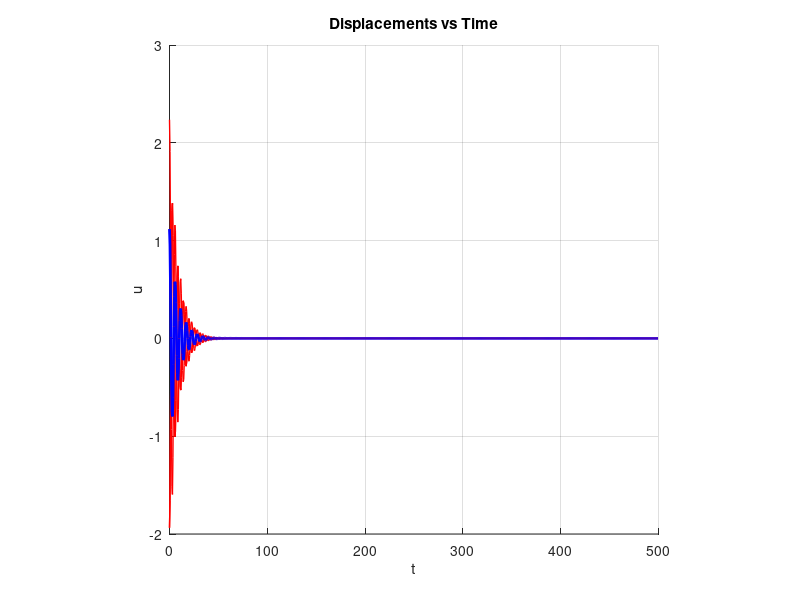

This chart was generated by the following MATLAB code:
%   *--------------------------------------------------------------*
%   |  N DOF Vibration Problem.                                    |  
%   |    This program computes the motion of an N-DOF spring       |
%   |    mass system. The goal of this code are as follows:        |
%   |      1. NDOF shear building geometry                         |
%   |      2. Elasto-plastic elements                              |                                                  
%   |      3. Modal linear damping model                           |                                                  
%   |      4. Free vibration in natural modes                      |                                                  
%   |      5. Forced sinusoidal excitation at any story level      |                                                  
%   |      6. (Fake) Earthquake ground motion excitation           |                                                  
%   *--------------------------------------------------------------*

      clear; clc;
      
%.... Print Banner
      fprintf('%s\n','*----------------------------------------------*')
      fprintf('%s\n','|                 N-DOF Strutural Vibration    |')
      fprintf('%s\n','|                           Michael Justice    |')
      fprintf('%s\n','|                                  (Bridge)    |')
      fprintf('%s\n','|                                              |')
      fprintf('%s\n','|              Original Version: 03.11.2013    |')
      fprintf('%s\n','|                 Latest Update: 02.25.2015    |')
      fprintf('%s\n','*----------------------------------------------*')
      
%---- INPUT PROBLEM DATA ------------------------------------------------*
      nbodies = 5;                % number of masses in system
%---- Start and end times for anaysis -----------------------------------*      
      to = 0.0;                   % Initial time (usu. zero)
      tf = 500.0;                 % Final time
      t = to;                      
      plotmax = 10;               % max and min x value for plot range
%---- Mass, stiffness, damping, length multipliers ----------------------*
      Mo = 15.0;                  % Mass scaling value
      Ko = 5.0;                   % Stiffness scaling value
      Xi = 0.1;                  % Damping ratio scaling value
      So = 1.2;                   % Yield scaling value
      Lo = 1.0;                   % basic length of springs (usually 1)
%---- Forcing function parameters ---------------------------------------*      
      Fo1 = 0;                    % Constant forcing function
      Fo2 = 0;                    % Amplitude of forcing function
      Fwo = 0.333;                % Frequency of forcing function
      FDOF = 5;                   % DOF to put forcing function
      FDOF = min(FDOF, nbodies);  % reset value if greater than nbodies
%---- Initial displacement and velocity multipliers ---------------------*
      Xo = 0.0;                   % Initial displacement scale
      Vo = 0.0;                   % Initial velocity scale
      mode = 5;                   % 1 < mode < nbodies
%---- Fake Earthquake motion --------------------------------------------*
      E00 = 0.1;                  % Damping factor for Eq acceleration
      E01 = 0.15;                 % Damping factor for Eq acceleration
      E11 = 0.05;                 % Amplitude for component 1
      E21 = 0.1;                  % Amplitude for component 2
      E31 = 0.2;                  % Amplitude for component 3
      E41 = 0.1;                  % Amplitude for component 4
      E12 = 1.0;                  % Frequency for component 1
      E22 = 3.0;                  % Frequency for component 2
      E32 = 7.0;                  % Frequency for component 3
      E42 = 15.0;                 % Frequency for component 4
      EVo = -0.00141;                 % Initial ground velocity
      tD  = 50;                   % Duration of earthquake
      earthquake = 0;             % =1 create earthquake force
%------------------------------------------------------------------------*

%.... Set which figures to do (1=yes, 0=no)      
      dofig1 = 1;                 % N displacements vs. time
      dofig2 = 0;                 % N velocities vs. time 
      dofig3 = 0;                 % N accelerations vs. time
      dofig4 = 0;                 % static animation in 3D (time is 3rd D)
      dofig5 = 1;                 % animation of motion
        replay =0;                % =1 query to replay movie
        makemovie = 0;            % write Npend.avi file for movie 
      dofig6 = 0;                 % plot ground acceleration  
      dofig7 = 0;                 % slectively plot mode shapes  
      dofig8 = 0;                 % plot ground displacement  
      dofig9 = 0;                 % plot force vs. displacement  
      
%.... Numerical analysis parameters
      dt     = 0.01;              % analysis time step
      beta   = 0.5;               % Numark Method parameter
      eta    = dt^2*(1/2 - beta); % time integration parameter
      gamma   = 0.25;             % Numark Method parameter
      zeta   = dt*(1 - gamma);    % time integration parameter        
      nsteps = ceil((tf-to)/dt);  % number of time steps in analysis
      tf     = nsteps*dt;         % adjust final time to discrete times
      tol    = 10e-8;             % Newton iteration tolerance
      itmax  = 10;                % maximum allowable Newton iterations      
      
%.... Initialize properties to constant arrays
      model = 0;                  % =1 For model 
      mass  = Mo*ones(nbodies,1); % story mass       
      stiff = Ko*ones(nbodies+1,1); % story (or spring) stiffness
      damp  = Xi*ones(nbodies,1); % modal damping
      xo    = Xo*ones(nbodies,1); % initial displacement
      vo    = Vo*ones(nbodies,1); % initial velocity
      Si    = So*ones(nbodies,1); % yeild
      Eqxold = 0;
      Eqvold = EVo;
      
%.... Establish the form of the applied force for the sinusoidal force at
%     a certain level of the structure.  
      force = zeros(nbodies,1);
      force = Fo1 + Fo2*sin(Fwo*t)*ones(nbodies,1);
      
%.... Compute the distribution of properties according to model
%     You may want to provide a better description of the distribution
%     of the properties. Put your modeling code here.
      if model == 1;   
        for  i = 1:nbodies
             mass(i) = Mo/(i);
             force(i) = Fo1*((i)+(i-1)*0.1);
        end
        for i = 1:nbodies+1
             stiff(i) = Ko/(i);
        end
      end
%.... Lay out the initial (vertical) positions of each mass for the 
%     purposes of plotting the structure.
      xpo = Lo*ones(nbodies,1);
      for i=2:nbodies
        xpo(i) = xpo(i-1) + Lo;   % initial positions
      end
      
%.... Compute elastic stiffness matrix. The elastic stiffness is needed
%     to initialize the properties for the computation of the initial 
%     accelerations and to solve the eigenvalue problem to get the mode
%     shapes and frequencies. These can be used to compute the damping
%     matrix. It is a good idea to initialize arrays with the "zeros" 
%     command so that MATLAB does not think you are changing the size.
      K = zeros(nbodies,nbodies); 
      
%.... For the diagonals...
      for i = 1:nbodies
         for j = 1:nbodies
            if i == j 
               K(i,j) = stiff(i) + stiff(i+1);
            end      
         end
      end
 
 %.... For the off diagonals...
      for i = 1:nbodies
         for j = 1:nbodies
            if i == (j - 1)
               K(i,j) = -stiff(j);
            elseif i == (j + 1)
               K(i,j) = -stiff(i);
            end
         end
      end
 
%.... Compute the mass matrix. Same as above for K, except for mass
      M = zeros(nbodies,nbodies);     
      M = diag(mass);
            
%.... Establish the shape of the earthquake equivalent force vector      
      forceq = zeros(nbodies,1);
      if (earthquake==1)
          forceq = ones(nbodies,1);
          forceq = -M*forceq;
      end
    
%.... Compute natrual frequencies and mode shapes. Note that "freq" and 
%     "period" are output quantities when inputs are echoed.
      freq = zeros(nbodies,1);
      period = zeros(nbodies,1);
      [V,D] = eig(K,M);

      Freq = sqrt(D)/(2*pi);
      freq = diag(Freq);
      period = freq.^(-1);
%.... Compute the damping matrix from a modal definition of the damping
%     matrix (you could alternatively do Rayleigh damping here).
      C = zeros(nbodies,nbodies);     
      CC = zeros(nbodies,nbodies);
      
      for i = 1:nbodies
          for j = 1:nbodies
              if i == j
                  CC(i,j) = 2*damp(i)*sqrt(D(i,j));
              end % end if i == j
          end % end for j
      end % end for i
      
      C = M*V*CC*V'*M;
      
%.... Set initial displacement to Mode. Here you might want to provide the
%     ability to specify the initial displacement to be proportional to 
%     one of the mode shapes. The mode shapes are scaled by MATLAB to have
%     unit modal mass.
      if mode < nbodies+1 && mode >= 1
          xo = Mo*V(:,mode);
      end
      
%.... Initialize position, velocity, and acceleration
      xold = xo;
      vold = vo;      

%.... Set up a history array to save results ever once in a while
%     This part is simply to avoid plotting every point that we compute
%     It does not take that many points to give a nice representative 
%     response curve. We need to compute more points to get accuracy in
%     the solution. 
      hd1 = 1; hd2 = hd1+2;                    % space t,its,err
      hs1 = hd2+1; hs2 = hs1 + 3*nbodies - 1;  % space for x,v,a
      hp1 = hs2+1; hp2 = hp1 +   nbodies + 1;  % space for position, EQ
      hp3 = hp2+1; hp4 = hp3 + 3*nbodies - 1;  % space for di, Ni, up, yield
      nitems  = hp4;              % number of items stored in 'history'
      nreport = 1000;             % maximum number of steps reported
      nreport = min(nreport,nsteps);
      noutput = ceil(nsteps/nreport);
      history = zeros(nreport,nitems);        

%.... Echo input values to screen
      fprintf('\r\r%s\n',   '   INTEGRATION OF EQUATIONS      ')
      fprintf('%s%8.3f\n',  '   Initial time (to)             ',to)
      fprintf('%s%8.3f\n',  '   Final time (tf)               ',tf)
      fprintf('%s%8.3f\n',  '   Time increment (dt)           ',dt)
      fprintf('%s%8.3f\n',  '   Numerical integration (beta)  ',beta)
      fprintf('%s%8i\n',    '   Number of time steps          ',nsteps)
      fprintf('%s%8i\n',    '   Number of steps to report     ',nreport)

      fprintf('\r\r%s\n',   '   PHYSICAL PROPERTIES/INITIAL COND.')
      fprintf('%s%8i\n',    '   Number of masses  :     ',nbodies)
      %fprintf('%s%8.3f\n',  '   Frequency ratio   :     ',fratio)
      fprintf('\r%s'     ,  '    DOF     Mass    Stiff    Force      x-o')
      fprintf('%s\n'     ,  '      v-o  |  Damp     Freq   Period')

      for i=1:nbodies
        fprintf('%7i%9.3f%9.3f%9.3f',i, mass(i), stiff(i),force(i))
        fprintf('%9.3f%9.3f%9.3f',   xo(i), vo(i), damp(i))
        fprintf('%9.3f%9.3f\n',      freq(i), period(i))
      end    
      
%.... Set up initial parameters for first time step      
      its = 0; err = 1.0;
      out  = 0; iout  = 0;
      
%.... Compute strain and force due to initial conditions.     
      
%.... Compute initial acceleration from the equation of motion. Also 
      aold = (M)\(force - (K*xo + C*vo)); % Linear case
      
%     Compute the initial acceleration for integrating the earthquake
%     ground motion
      %aold = M\(g + Ft*force -Eq*forceq  - C*vo);   
      %Eqaold = Eq;

%.... Compute motion by numerical integration
      for isteps=1:nsteps
          
%....... Write the values out to history, if appropriate
         if (out==0)
            iout = iout + 1;  
            history(iout,1:3) = [t,its,err];
            history(iout,hs1:hs2) = [xold',vold',aold']; 
            Eqo = Eqxold;
            x = Eqo*ones(nbodies,1) + xold;
            %history(iout,hp1:hp2) = [x',Eq,Eqo];
            %history(iout,hp3:hp4) = [di',Ni',up',yield'];
            out = noutput;
         end
         out = out - 1;

%....... Compute the values for the next time step 
         t = t + dt; err = 1; its = 0;
         bn  = xold + dt*vold + beta*dt^2*aold;
         cn  = vold + dt*gamma*aold;
         if Fo1 == 0
            forcenew = Fo2*sin(Fwo*t)*ones(nbodies,1);
         else
            forcenew  = Fo1 + Fo2*sin(Fwo*t)*force; 
         end
         
         anew = (M + eta*K + zeta*C)\(forcenew - (K*bn + C*cn));
         
%....... Newton iteration to determine y (the acceleration at n+1)
        if (earthquake==1)
           Eq = (E00*t*exp(-E01*t))*(E11*sin(E12*t)+ E21*sin(E22*t)...
                                   + E31*sin(E32*t)+ E41*sin(E42*t));
         end
         
%....... Newton loop to find new accleleration from EOM         
         %while (err > tol) && (its < itmax)
           %xnew  = bn + zeta*anew;
           %vnew  = cn +  eta*anew;

%......... Compute strain and force due to initial conditions      
      
%......... Compute the force and stiffness in each member
  
%......... Compute the residual and tangent  

%......... Compute tangent stiffness matrix  

%......... Compute new acceleration

         %end % while
          
%....... Compute velocity and displacement by numerical integration (Newm) 
         %Eqvnew = Eqvold + dt*(gamma*Eqaold + (1 - gamma)*Eqanew);
        % Eqxnew = Eqxold + dt*Eqvold + dt^2*(beta*Eqaold + (1/2 - beta)...
            % *Eqanew)
         vnew = vold + dt*(gamma*aold + (1 - gamma)*anew);
         xnew = xold + dt*vold + dt^2*(beta*aold + (1/2 - beta)*anew);
         
%....... Update state for next iteration   
        % Eqaold = Eqanew;
        % Eqvold = Eqvnew;
        % Eqxold = Eqxnew;
         aold = anew;
         vold = vnew;
         xold = xnew;  
%....... If yielding occured (or continued) move the permanent set         
          
      end % loop over time steps

%.... GRAPHICAL OUTPUT OF RESULTS      
      zbeg = 4; zend = zbeg + nbodies -1;
      xminv = min(history(:,zbeg:zend)); xmaxv = max(history(:,zbeg:zend));
      xmin = min(xminv); xmax = max(xmaxv);
      xmin = -plotmax; xmax = plotmax;
      ymin = 0; ymax = (nbodies+1)*Lo;
      pthick = ones(nbodies,1);            % thickness for trail
      for i=1:nbodies-1
          pcolor(i) = 'r';                 % color for trail
      end
      pcolor(nbodies) = 'b';               % color for trail
      pthick(nbodies)  = 2;                % thickness for trail
      marker = floor(3 + 30/nbodies);      % marker size for hinges
   
%.... Diaplacements vs. time
      if (dofig1==1) 
        fig1 = figure(1); clf; grid on; axis square; hold on;
        xlabel('t'); ylabel('u');title('Displacements vs Time');
        for i=1:nbodies
          ix = 3+i;
          p = plot(history(1:iout,1),history(1:iout,ix));
          set(p,'Color',pcolor(i),'LineWidth',pthick(i));
        end
      end
      
%.... Velocities vs. time
      if (dofig2==1) 
        fig2 = figure(2); clf; grid on; axis square; hold on;
        xlabel('t'); ylabel('v');title('Velocity vs Time');
        for i=1:nbodies
          ix = 3+nbodies+i;
          p = plot(history(1:iout,1),history(1:iout,ix));
          set(p,'Color',pcolor(i),'LineWidth',pthick(i));
        end
      end 
      
%.... Accelerations vs. time
      if (dofig3==1) 
        fig3 = figure(3); clf; grid on; axis square; hold on;
        xlabel('t'); ylabel('a');title('Acceleration vs Time');
        for i=1:nbodies
          ix = 3+2*nbodies+i;
          p = plot(history(1:iout,1),history(1:iout,ix));
          set(p,'Color',pcolor(i),'LineWidth',pthick(i));
        end
      end
      
%.... Plot trace of masses
      if (dofig4==1)
        fig4=figure(4); clf; 
        rect = get(fig4,'Position'); rect(1:2) = [0 0];
        grid on; axis square;
        xlabel('x'); ylabel('t'); title('Trace of masses');
        hold on;
        for i=1:nbodies
          p = plot(history(1:iout,hp1+i-1),history(1:iout,1));
          set(p,'Color',pcolor(i),'LineWidth',pthick(i));
        end
      end
      
%.... Ground accelerations vs. time
      if (dofig6==1) 
        fig6 = figure(6); clf; grid on; axis square; hold on;
        xlabel('t'); ylabel('ag');title('Ground Acceleration vs Time');
        p = plot(history(1:iout,1),history(1:iout,hp2-1));
        set(p,'Color',pcolor(i),'LineWidth',pthick(i));
      end   
      
%.... Ground displacement vs. time
      if (dofig8==1) 
        fig8 = figure(8); clf; grid on; axis square; hold on;
        xlabel('t'); ylabel('ug');title('Ground Displacement vs Time');
        p = plot(history(1:iout,1),history(1:iout,hp2));
        set(p,'Color',pcolor(i),'LineWidth',pthick(i));
      end   
      
%.... Plot force-displacement response  
      if (dofig9==1)
        fig9=figure(9); clf; grid on; axis square; hold on;
        xlabel('Displ'); ylabel('F'); title('Force vs. displacement');
        for i=1:nbodies
          ix = hp3 + i - 1; iy = ix + nbodies;
          p = plot(history(1:iout,ix),history(1:iout,iy));
          set(p,'Color','blue','LineWidth',1); 
        end
      end % dofig9      
      
%.... Plot 2D motion in space as a movie
      if (dofig5==1)
        fig5=figure(5);
        kframes = 3; kforget = 1; 
        numframes = floor(nreport/kframes);
        
        for k=1:numframes
          rect = get(fig5,'Position'); rect(1:2) = [0 0];
          grid on; axis ([xmin xmax ymin ymax]); axis square;
          xlabel('x'); ylabel('y'); title('Trajectory');
          hold on;
          
          kk = k - kforget; kk = (kk + abs(kk))/2;
          istart = 1 + kframes*kk; iend = min(kframes*k,iout);
          ix = hs1;
          xao = history(iend,hp2); yao = 0;
          
%........ Plot the elements red=yielded, blue=elastic
          for i=1:nbodies
            ix =hs1 + i - 1; 
            ip = hp3 + 2*nbodies + i - 1;
            upelem = history(iend,ip); lc = 'b';
            if (abs(upelem)>tol)
                lc = 'r';    
            end
            xa = history(iend:iend,ix); ya = i*Lo;
            lnx = [xao,xa]; lny = [yao,ya];
            p = plot(lnx,lny,'-','Color',lc,'Linewidth',2);
            xao = xa; yao = ya;
          end %  for i
            p = plot([xao,0],[yao,(nbodies+1)*Lo],'-','Color',lc,...
                'Linewidth',2);
%........ Plot the masses
          for i=1:nbodies
            ix =hs1 + i - 1; 
            xa = history(iend:iend,ix); ya = i*Lo;
            p = plot(xa,ya,'--rs','Color','b','Linewidth',2,...
                        'MarkerFaceColor','k',...
                        'MarkerEdgeColor','k',...
                        'MarkerSize',marker);
            xao = xa; yao = ya;
          end %  for i
                     
%........ Store frame for movie (set view point)        
          Mov(:,k) = getframe(fig5,rect);
          clf;
        end % for k

%...... Play (and record) movie with play speed factor faster that actual 
        
        clf; N=1; PlaySpeed = 2;
        FPS = ceil(PlaySpeed*numframes/tf);
        while (N~=0)
          movie(fig5,Mov, N,FPS,rect) 
           N = 0;
           if (replay==1)
             N = input('Replay times: ');
           end
        end
        if (makemovie==1)
          movie2avi(Mov,'NPend.avi','compression','None',...
                      'quality',100,'fps',FPS);   
        end
        
      end
  
      fprintf('\r%s\r',' Normal Termination of Program')
      
%.... End of program NBody